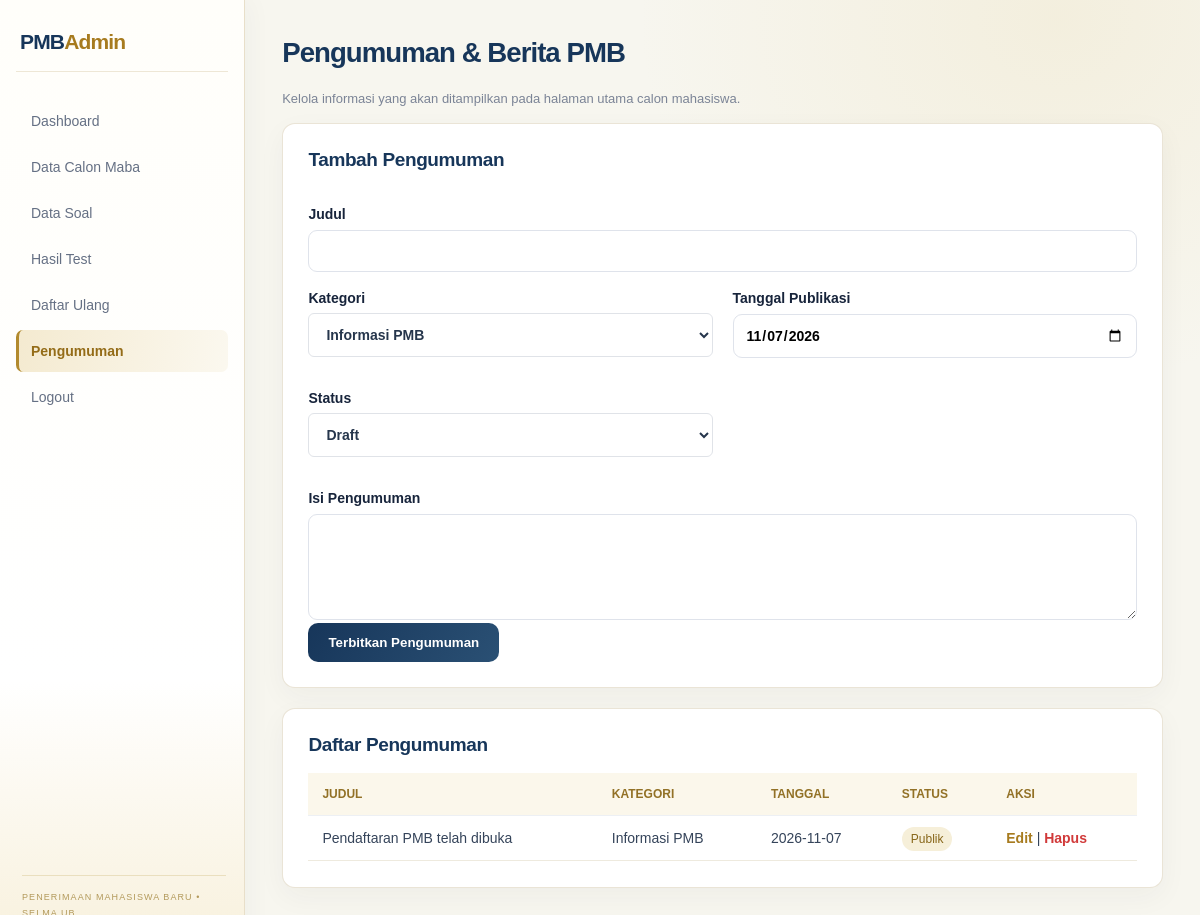
Screenshot of /admin/pengumuman.php (signed in) with the database file from the repository.
### tables this page shows
CREATE TABLE IF NOT EXISTS pengumuman (
    id INT AUTO_INCREMENT PRIMARY KEY,
    judul VARCHAR(180) NOT NULL,
    kategori VARCHAR(60) NOT NULL DEFAULT 'Informasi PMB',
    isi TEXT NOT NULL,
    tanggal_publikasi DATE NOT NULL,
    status ENUM('Draft','Publik') NOT NULL DEFAULT 'Draft',
    created_at TIMESTAMP DEFAULT CURRENT_TIMESTAMP
);

### admin/pengumuman.php (the view, shortened to what this page needs)
<?php
require_once "../config/koneksi.php";
$edit = null;
$list = $conn->query("SELECT * FROM pengumuman ORDER BY tanggal_publikasi DESC, id DESC");
function h($v) { return htmlspecialchars((string)($v ?? ""), ENT_QUOTES, "UTF-8"); }
?>
<!DOCTYPE html><html lang="id"><head><meta charset="UTF-8"><meta name="viewport" content="width=device-width,initial-scale=1.0"><title>Pengumuman PMB</title><link rel="stylesheet" href="../css/style.css"></head><body>
<div class="layout"><aside class="sidebar"><div class="brand">PMB<span>Admin</span></div><a href="dashboard.php">Dashboard</a><a href="calon_maba.php">Data Calon Maba</a><a href="soal.php">Data Soal</a><a href="hasil_test.php">Hasil Test</a><a href="daftar_ulang.php">Daftar Ulang</a><a class="active" href="pengumuman.php">Pengumuman</a><a href="../auth/logout.php">Logout</a></aside>
<main class="main"><h1>Pengumuman & Berita PMB</h1><p class="muted">Kelola informasi yang akan ditampilkan pada halaman utama calon mahasiswa.</p>
<div class="card"><h2><?= $edit ? "Edit Pengumuman" : "Tambah Pengumuman" ?></h2><form method="post" class="grid-form">
<label class="wide">Judul<input name="judul" maxlength="180" value="<?= h($edit["judul"] ?? "") ?>" required></label>
<label>Kategori<select name="kategori"><?php foreach(["Informasi PMB","Jadwal Seleksi","Pengumuman Hasil","Beasiswa","Kegiatan Kampus"] as $k): ?><option <?= ($edit["kategori"] ?? "Informasi PMB")===$k ? "selected":"" ?>><?= h($k) ?></option><?php endforeach; ?></select></label>
<label>Tanggal Publikasi<input type="date" name="tanggal_publikasi" value="<?= h($edit["tanggal_publikasi"] ?? date("Y-m-d")) ?>" required></label>
<label>Status<select name="status"><option <?= ($edit["status"] ?? "Draft")==="Draft"?"selected":"" ?>>Draft</option><option <?= ($edit["status"] ?? "")==="Publik"?"selected":"" ?>>Publik</option></select></label>
<label class="wide">Isi Pengumuman<textarea name="isi" rows="5" required><?= h($edit["isi"] ?? "") ?></textarea></label>
<div class="wide"><button class="btn primary" type="submit"><?= $edit ? "Simpan Perubahan" : "Terbitkan Pengumuman" ?></button> <?php if($edit): ?><a class="btn secondary" href="pengumuman.php">Batal</a><?php endif; ?></div>
</form></div>
<div class="card table-wrap"><h2>Daftar Pengumuman</h2><table><tr><th>Judul</th><th>Kategori</th><th>Tanggal</th><th>Status</th><th>Aksi</th></tr>
<?php while($r=$list->fetch_assoc()): ?><tr><td><?= h($r["judul"]) ?></td><td><?= h($r["kategori"]) ?></td><td><?= h($r["tanggal_publikasi"]) ?></td><td><span class="status"><?= h($r["status"]) ?></span></td><td><a class="edit-link" href="?edit=<?= (int)$r["id"] ?>">Edit</a> | <a class="danger-link" href="?hapus=<?= (int)$r["id"] ?>" onclick="return confirm('Hapus pengumuman ini?')">Hapus</a></td></tr><?php endwhile; ?>
</table></div></main></div></body></html>

### rows the page displays
pengumuman: judul "Pendaftaran PMB telah dibuka", kategori "Informasi PMB", tanggal_publikasi "2026-11-07", status "Publik"

### other values shown
form field kategori "Informasi PMB"
